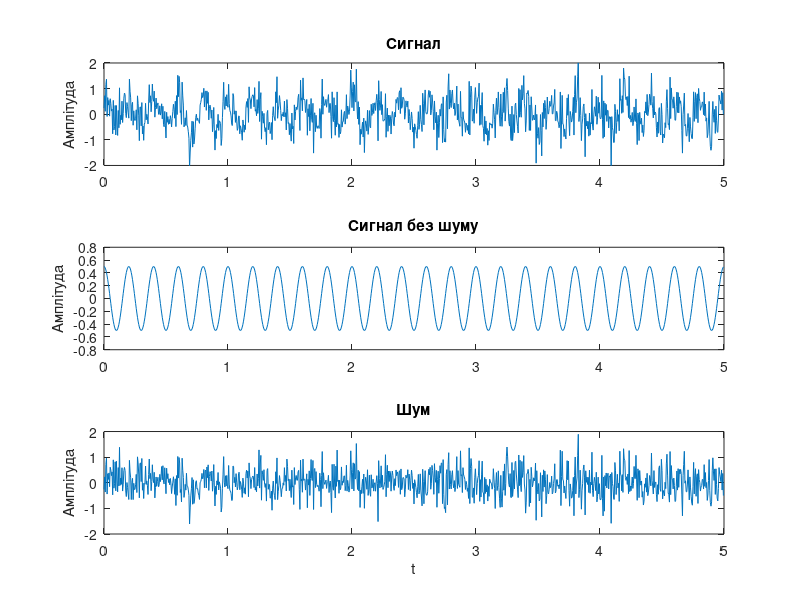

MATLAB code for this plot:
function lab05_main
%=== Дисципліна: Основи обробки біомедичної інформації ===
%--- Лабораторна робота #5 КОРЕЛЯЦІЙНИЙ АНАЛІЗ БІОСИГНАЛІВ
%
% Використовуйте файли даних: 
%   eeg1-c3.dat - сигнал ЕЕГ, fs = 100 Гц
%   eeg1-f3.dat - сигнал ЕЕГ, fs = 100 Гц
%   eeg1-f4.dat - сигнал ЕЕГ, fs = 100 Гц
%   eeg1-p3.dat - сигнал ЕЕГ, fs = 100 Гц
%   eeg1-p4.dat - сигнал ЕЕГ, fs = 100 Гц
%   eeg1-o2.dat - сигнал ЕЕГ, fs = 100 Гц
%----------------------------------------------------------

clear, clc, close all
disp('Лабораторна робота #5')
disp('КОРЕЛЯЦІЙНИЙ АНАЛІЗ БІОСИГНАЛІВ')
disp('Виконав:  , група ... ННІІДС')

%=== Завдання #1.1 ===
% Моделювання стаціонарного випадкового процесу
fs = 200;
f0 = 5;
A = 0.5;
D = 0.25;
n = 1000;
t = (0:(n-1))/fs; % вектор часу
s = A*cos(2*pi*f0*t);
v = randn(size(t))*sqrt(D);
x = s + v;

% Графіки отриманих сигналів
figure(1)
y = filter(v, s, x);
subplot(3, 1, 1), plot(t, x);
title('Сигнал'); 
ylim([-2 2]); 
ylabel('Амплітуда');
subplot(3, 1, 2), plot(t, s);
title('Сигнал без шуму'); ylabel('Амплітуда')
subplot(3, 1, 3), plot(t, v);
title('Шум'); xlabel('t'); ylabel('Амплітуда');

%=== Завдання #1.2 ===
% Обчислення оцінки дисперсії шуму, дисперсії сигналу та відношення шум/сигнал
fprintf('Математичне сподівання сигналу без шуму = %4.3g\n', mean(s))
fprintf('Дисперсія сигналу без шуму = %4.3g\n', var(s))
fprintf('Дисперсія шуму = %4.3g\n', var(v))
fprintf('Математичне сподівання сигналу = %4.3g\n', mean(x))
fprintf('Дисперсія сигналу = %4.3g\n', var(x))